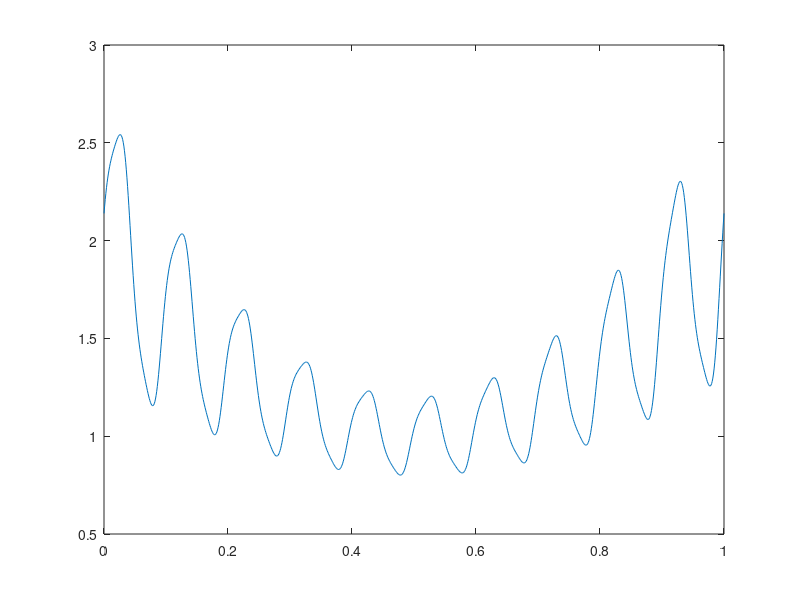

The MATLAB source for this figure: (Note: this script raises an error after producing the figure.)

% Example 1
% 
% Equation (37) on page 14
%
% Ref: A. Cicone, J. Liu, H. Zhou. 'Adaptive Local Iterative Filtering for 
%      Signal Decomposition and Instantaneous Frequency analysis'. 
%      http://arxiv.org/abs/1411.6051
%

dt=0.001;

t=0:0.001:1;

x=(2*(t-0.5).^2+0.2).*sin(20*pi*t+0.2*cos(40*pi*t));

y=4*(t-0.5).^2;

z=x+y+1;

figure
plot(t,z)

%% Using a constant extension of the signal

opts=Settings_IFs('IFs.delta',0.001,'IFs.NIMFs',1,'IFs.Xi',1.9,'IFs.alpha',1);
IMF = IFs(z,opts);


plot_imf_v8(IMF);

%% Using a periodic extension of the signal

opts=Settings_IFs('IFs.delta',0.001,'IFs.NIMFs',1,'IFs.Xi',1.9,'IFs.alpha',1,'IFs.extensionType','p');
IMF = IFs(z,opts);


plot_imf_v8(IMF);

%% Using reflection

opts=Settings_IFs('IFs.delta',0.001,'IFs.NIMFs',1,'IFs.Xi',1.9,'IFs.alpha',1,'IFs.extensionType','r');
IMF = IFs(z,opts);


plot_imf_v8(IMF);




